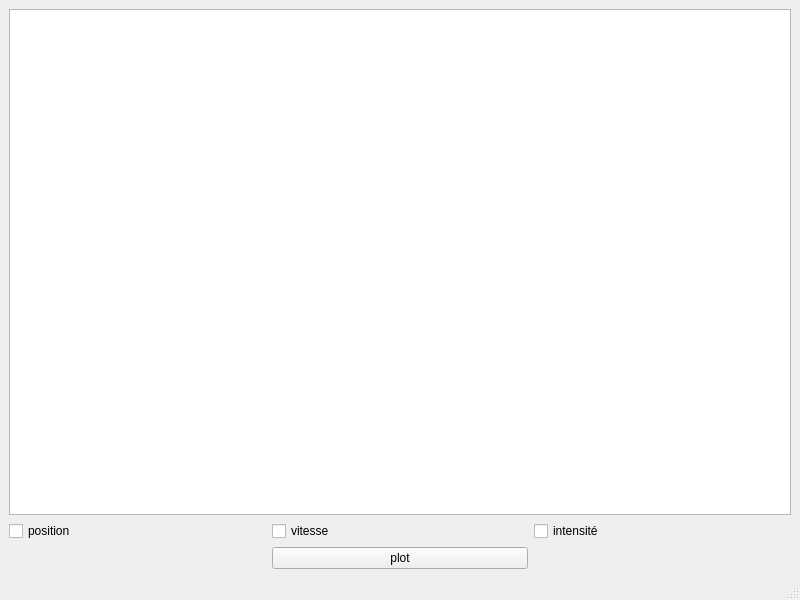
<?xml version="1.0" encoding="UTF-8"?>
<ui version="4.0">
 <class>MainWindow</class>
 <widget class="QMainWindow" name="MainWindow">
  <property name="geometry">
   <rect>
    <x>0</x>
    <y>0</y>
    <width>800</width>
    <height>600</height>
   </rect>
  </property>
  <property name="windowTitle">
   <string>MainWindow</string>
  </property>
  <widget class="QWidget" name="centralwidget">
   <layout class="QGridLayout" name="gridLayout">
    <item row="1" column="0">
     <widget class="QCheckBox" name="checkBox_pos">
      <property name="text">
       <string>position</string>
      </property>
     </widget>
    </item>
    <item row="1" column="1">
     <widget class="QCheckBox" name="checkBox_vit">
      <property name="text">
       <string>vitesse</string>
      </property>
     </widget>
    </item>
    <item row="1" column="2">
     <widget class="QCheckBox" name="checkBox_cour">
      <property name="text">
       <string>intensité</string>
      </property>
     </widget>
    </item>
    <item row="0" column="0" colspan="3">
     <widget class="QGraphicsView" name="graphicsView"/>
    </item>
    <item row="2" column="1">
     <widget class="QPushButton" name="pushButton">
      <property name="text">
       <string>plot</string>
      </property>
     </widget>
    </item>
   </layout>
  </widget>
  <widget class="QStatusBar" name="statusbar"/>
 </widget>
 <resources/>
 <connections/>
</ui>
